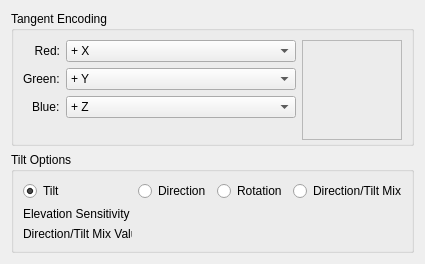
<?xml version="1.0" encoding="UTF-8"?>
<ui version="4.0">
 <class>WdgTangentTiltOptions</class>
 <widget class="QWidget" name="WdgTangentTiltOptions">
  <property name="geometry">
   <rect>
    <x>0</x>
    <y>0</y>
    <width>425</width>
    <height>264</height>
   </rect>
  </property>
  <property name="sizePolicy">
   <sizepolicy hsizetype="Preferred" vsizetype="Preferred">
    <horstretch>255</horstretch>
    <verstretch>255</verstretch>
   </sizepolicy>
  </property>
  <property name="minimumSize">
   <size>
    <width>425</width>
    <height>260</height>
   </size>
  </property>
  <layout class="QVBoxLayout" name="verticalLayout">
   <item>
    <widget class="QGroupBox" name="TangentEncoding">
     <property name="autoFillBackground">
      <bool>false</bool>
     </property>
     <property name="title">
      <string>Tangent Encoding</string>
     </property>
     <layout class="QHBoxLayout" name="horizontalLayout">
      <item>
       <layout class="QFormLayout" name="swizzlebox">
        <property name="labelAlignment">
         <set>Qt::AlignRight|Qt::AlignTrailing|Qt::AlignVCenter</set>
        </property>
        <item row="0" column="0">
         <widget class="QLabel" name="RedLabel">
          <property name="text">
           <string>Red:</string>
          </property>
          <property name="alignment">
           <set>Qt::AlignRight|Qt::AlignTrailing|Qt::AlignVCenter</set>
          </property>
         </widget>
        </item>
        <item row="1" column="1">
         <widget class="QComboBox" name="comboGreen">
          <property name="currentIndex">
           <number>2</number>
          </property>
          <item>
           <property name="text">
            <string extracomment="Positive horizontal axis">+ X</string>
           </property>
          </item>
          <item>
           <property name="text">
            <string extracomment="Negative horizontal axis">- X</string>
           </property>
          </item>
          <item>
           <property name="text">
            <string extracomment="Positive vertical axis">+ Y</string>
           </property>
          </item>
          <item>
           <property name="text">
            <string extracomment="Negative vertical axis">- Y</string>
           </property>
          </item>
          <item>
           <property name="text">
            <string extracomment="Postive height axis">+ Z</string>
           </property>
          </item>
          <item>
           <property name="text">
            <string extracomment="negative height axis">- Z</string>
           </property>
          </item>
         </widget>
        </item>
        <item row="1" column="0">
         <widget class="QLabel" name="GreenLabel">
          <property name="text">
           <string>Green:</string>
          </property>
         </widget>
        </item>
        <item row="0" column="1">
         <widget class="QComboBox" name="comboRed">
          <item>
           <property name="text">
            <string extracomment="Positive horizontal axis">+ X</string>
           </property>
          </item>
          <item>
           <property name="text">
            <string extracomment="Negative horizontal axis">- X</string>
           </property>
          </item>
          <item>
           <property name="text">
            <string extracomment="Positive vertical axis">+ Y</string>
           </property>
          </item>
          <item>
           <property name="text">
            <string extracomment="Negative vertical axis">- Y</string>
           </property>
          </item>
          <item>
           <property name="text">
            <string extracomment="Postive height axis">+ Z</string>
           </property>
          </item>
          <item>
           <property name="text">
            <string extracomment="negative height axis">- Z</string>
           </property>
          </item>
         </widget>
        </item>
        <item row="2" column="0">
         <widget class="QLabel" name="BlueLabel">
          <property name="text">
           <string>Blue:</string>
          </property>
         </widget>
        </item>
        <item row="2" column="1">
         <widget class="QComboBox" name="comboBlue">
          <property name="currentIndex">
           <number>4</number>
          </property>
          <item>
           <property name="text">
            <string extracomment="Positive horizontal axis">+ X</string>
           </property>
          </item>
          <item>
           <property name="text">
            <string extracomment="Negative horizontal axis">- X</string>
           </property>
          </item>
          <item>
           <property name="text">
            <string extracomment="Positive vertical axis">+ Y</string>
           </property>
          </item>
          <item>
           <property name="text">
            <string extracomment="Negative vertical axis">- Y</string>
           </property>
          </item>
          <item>
           <property name="text">
            <string extracomment="Postive height axis">+ Z</string>
           </property>
          </item>
          <item>
           <property name="text">
            <string extracomment="negative height axis">- Z</string>
           </property>
          </item>
         </widget>
        </item>
       </layout>
      </item>
      <item>
       <widget class="QLabel" name="TangentTiltPreview">
        <property name="sizePolicy">
         <sizepolicy hsizetype="Fixed" vsizetype="Fixed">
          <horstretch>0</horstretch>
          <verstretch>0</verstretch>
         </sizepolicy>
        </property>
        <property name="minimumSize">
         <size>
          <width>100</width>
          <height>100</height>
         </size>
        </property>
        <property name="frameShape">
         <enum>QFrame::StyledPanel</enum>
        </property>
        <property name="frameShadow">
         <enum>QFrame::Sunken</enum>
        </property>
        <property name="text">
         <string notr="true" extracomment="this is a frame that could contain a preview of the swizzle chosen"/>
        </property>
        <property name="alignment">
         <set>Qt::AlignLeading|Qt::AlignLeft|Qt::AlignTop</set>
        </property>
       </widget>
      </item>
     </layout>
    </widget>
   </item>
   <item>
    <widget class="QGroupBox" name="TiltOptions">
     <property name="title">
      <string>Tilt Options</string>
     </property>
     <layout class="QHBoxLayout" name="horizontalLayout_2">
      <item>
       <layout class="QGridLayout" name="gridLayout">
        <item row="0" column="0">
         <widget class="QRadioButton" name="optionTilt">
          <property name="toolTip">
           <string>&lt;html&gt;&lt;head/&gt;&lt;body&gt;&lt;p&gt;Use the tilt of the tablet to determine the normals.&lt;/p&gt;&lt;/body&gt;&lt;/html&gt;</string>
          </property>
          <property name="text">
           <string>Tilt</string>
          </property>
          <property name="checked">
           <bool>true</bool>
          </property>
         </widget>
        </item>
        <item row="0" column="1">
         <widget class="QRadioButton" name="optionDirection">
          <property name="toolTip">
           <string>&lt;html&gt;&lt;head/&gt;&lt;body&gt;&lt;p&gt;Use the drawing direction to determine the X and Y-axes, while tilt-elevation is used for the Z-axis.&lt;/p&gt;&lt;/body&gt;&lt;/html&gt;</string>
          </property>
          <property name="text">
           <string>Direction</string>
          </property>
         </widget>
        </item>
        <item row="0" column="2">
         <widget class="QRadioButton" name="optionRotation">
          <property name="toolTip">
           <string>&lt;html&gt;&lt;head/&gt;&lt;body&gt;&lt;p&gt;Use the rotation sensor availeble in certain pens to determine the X and Y-axes, while tilt-elevation is used for the Z-axis.&lt;/p&gt;&lt;/body&gt;&lt;/html&gt;</string>
          </property>
          <property name="text">
           <string>Rotation</string>
          </property>
         </widget>
        </item>
	<item row="0" column="3">
         <widget class="QRadioButton" name="optionMix">
          <property name="toolTip">
           <string>&lt;html&gt;&lt;head/&gt;&lt;body&gt;&lt;p&gt;Mix Tilt and Drawing angle to determine the X and Y-axes, while tilt-elevation is used for the Z-axis.&lt;/p&gt;&lt;/body&gt;&lt;/html&gt;</string>
          </property>
          <property name="text">
           <string>Direction/Tilt Mix</string>
          </property>
         </widget>
        </item>
        <item row="1" column="1">
	 <widget class="KisDoubleSliderSpinBox" name="sliderElevationSensitivity" native="true">
	  <property name="sizePolicy">
	   <sizepolicy hsizetype="Expanding" vsizetype="Expanding">
	    <horstretch>0</horstretch>
	    <verstretch>0</verstretch>
	   </sizepolicy>
	  </property>
	 </widget>
	</item>
	<item row="2" column="0">
         <widget class="QLabel" name="L_mix">
          <property name="text">
           <string>Direction/Tilt Mix Value</string>
          </property>
         </widget>
        </item>
        <item row="2" column="1">
         <widget class="KisDoubleSliderSpinBox" name="sliderMixValue" native="true">
	  <property name="sizePolicy">
	   <sizepolicy hsizetype="Expanding" vsizetype="Expanding">
	    <horstretch>0</horstretch>
	    <verstretch>0</verstretch>
	   </sizepolicy>
	  </property>
	 </widget>
        </item>
        <item row="1" column="0">
         <widget class="QLabel" name="L_elevation">
          <property name="text">
           <string>Elevation Sensitivity</string>
          </property>
         </widget>
        </item>
       </layout>
      </item>
     </layout>
    </widget>
   </item>
   <item>
    <spacer name="verticalSpacer">
     <property name="orientation">
      <enum>Qt::Vertical</enum>
     </property>
     <property name="sizeHint" stdset="0">
      <size>
       <width>20</width>
       <height>40</height>
      </size>
     </property>
    </spacer>
   </item>
  </layout>
 </widget>
 <customwidgets>
  <customwidget>
   <class>KisDoubleSliderSpinBox</class>
   <extends>QWidget</extends>
   <header>kis_slider_spin_box.h</header>
   <container>1</container>
  </customwidget>
 </customwidgets>
 <resources/>
  <connections>
   <connection>
    <sender>optionMix</sender>
    <signal>toggled(bool)</signal>
    <receiver>sliderMixValue</receiver>
    <slot>setVisible(bool)</slot>
   </connection>
   <connection>
    <sender>optionMix</sender>
    <signal>toggled(bool)</signal>
    <receiver>L_mix</receiver>
    <slot>setVisible(bool)</slot>
   </connection>
  </connections>
</ui>
